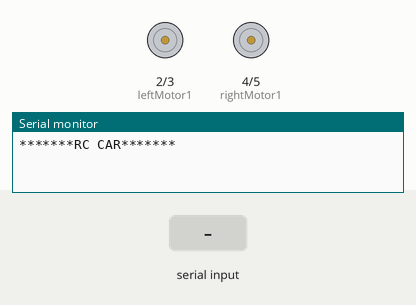
The sketch below on a simulated Arduino Uno, built with avr-gcc and run on an emulated ATmega328P. Shown: motor-driver pin pairs drawn as motors (green arrow = first pin HIGH = forward, orange = second pin HIGH = backward, longer = more drive), the last lines printed to the serial monitor. Inputs (shaded band) come from the test bench.

Above: at 1.2 s.
1.3 s: "w" received over Serial
At 3.4 s:
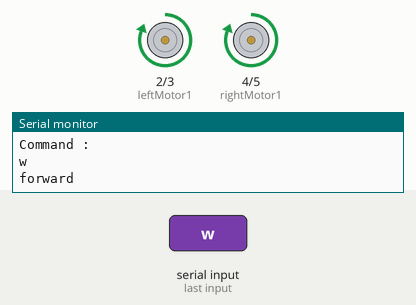
4.3 s: "a" received over Serial
At 6.5 s:
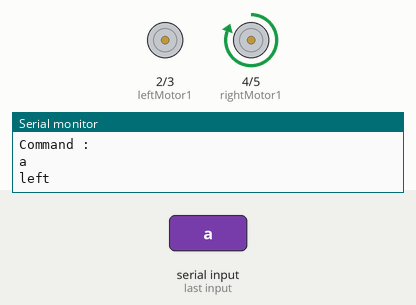
7.3 s: "d" received over Serial
At 9.2 s:
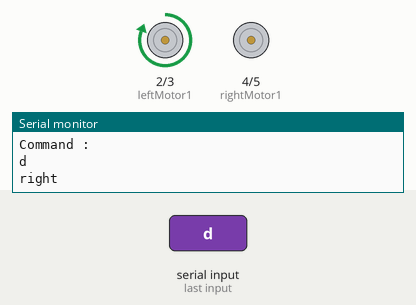
10.3 s: "s" received over Serial
At 12.3 s:
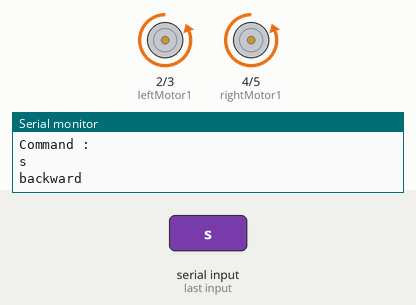
Timing chart, 0 to 13.8 s (numbered marks = the images above; inputs shaded):
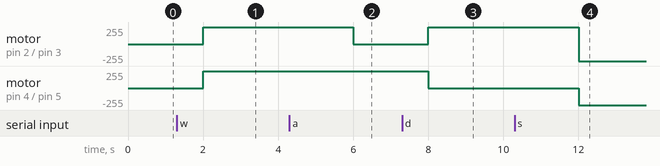

The sketch:

rcCar.ino
```cpp
int leftMotor1 = 2;
int leftMotor2 = 3;
int rightMotor1 = 4;
int rightMotor2 = 5;
char command = 'x';
void setup() {
  Serial.begin(115200);
  Serial.println("*******RC CAR*******");
  pinMode(leftMotor1, OUTPUT);
  pinMode(leftMotor2, OUTPUT);
  pinMode(rightMotor1, OUTPUT);
  pinMode(rightMotor2, OUTPUT);
}

void forward() {
  digitalWrite(leftMotor1, HIGH);
  digitalWrite(leftMotor2, LOW);
  digitalWrite(rightMotor1, HIGH);
  digitalWrite(rightMotor2, LOW);
}
void backward() {
  digitalWrite(leftMotor1, LOW);
  digitalWrite(leftMotor2, HIGH);
  digitalWrite(rightMotor1, LOW);
  digitalWrite(rightMotor2, HIGH);
}
void left() {
  digitalWrite(leftMotor1, LOW);
  digitalWrite(leftMotor2, LOW);
  digitalWrite(rightMotor1, HIGH);
  digitalWrite(rightMotor2, LOW);
}
void right() {
  digitalWrite(leftMotor1, HIGH);
  digitalWrite(leftMotor2, LOW);
  digitalWrite(rightMotor1, LOW);
  digitalWrite(rightMotor2, LOW);
}

void stops() {
  Serial.println("Stop");
  digitalWrite(leftMotor1, LOW);
  digitalWrite(leftMotor2, LOW);
  digitalWrite(rightMotor1, LOW);
  digitalWrite(rightMotor2, LOW);
}

void loop() {
  while (Serial.available() > 0) {
    command = Serial.read();
    Serial.println("Command : ");
    Serial.println(command);
  }
  if (command == 'w') {
    Serial.println("forward");
    forward();
  }
  if (command == 'a') {
    Serial.println("left");
    left();
  }
  if (command == 'd') {
    Serial.println("right");
    right();
  }
  if (command == 's') {
    Serial.println("backward");
    backward();
  }
  delay(2000);
  stops();
}
```

Measured:
- after the input at 1.3 s, motor on pin 2 (leftMotor1) / pin 3 (leftMotor2), motor on pin 4 (rightMotor1) / pin 5 (rightMotor2): stopped → forward 255/255 after 0.70 s
- after the input at 4.3 s, motor on pin 2 (leftMotor1) / pin 3 (leftMotor2): forward 255/255 → stopped after 1.7 s
- after the input at 7.3 s, motor on pin 2 (leftMotor1) / pin 3 (leftMotor2): stopped → forward 255/255 after 0.70 s; motor on pin 4 (rightMotor1) / pin 5 (rightMotor2): forward 255/255 → stopped after 0.70 s
- after the input at 10.3 s, motor on pin 2 (leftMotor1) / pin 3 (leftMotor2): forward 255/255 → backward 255/255 after 1.7 s; motor on pin 4 (rightMotor1) / pin 5 (rightMotor2): stopped → backward 255/255 after 1.7 s
